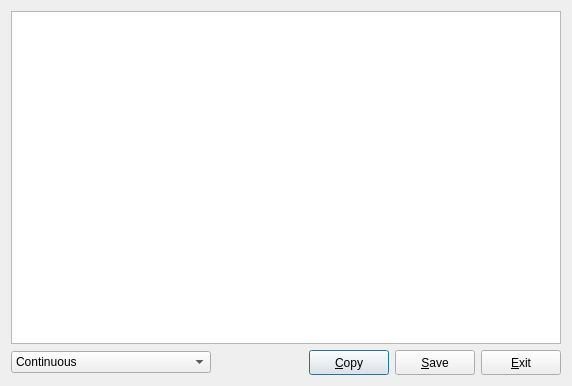
<?xml version="1.0" encoding="UTF-8"?>
<ui version="4.0">
 <class>CodeExportDialog</class>
 <widget class="QDialog" name="CodeExportDialog">
  <property name="geometry">
   <rect>
    <x>0</x>
    <y>0</y>
    <width>572</width>
    <height>386</height>
   </rect>
  </property>
  <property name="windowTitle">
   <string/>
  </property>
  <layout class="QVBoxLayout" name="verticalLayout">
   <item>
    <widget class="QTextEdit" name="textEdit">
     <property name="font">
      <font>
       <family>Monospace</family>
      </font>
     </property>
     <property name="lineWrapMode">
      <enum>QTextEdit::NoWrap</enum>
     </property>
     <property name="acceptRichText">
      <bool>false</bool>
     </property>
    </widget>
   </item>
   <item>
    <layout class="QHBoxLayout" name="horizontalLayout">
     <item>
      <widget class="QComboBox" name="cbxMethod">
       <property name="minimumSize">
        <size>
         <width>200</width>
         <height>0</height>
        </size>
       </property>
       <item>
        <property name="text">
         <string>Continuous</string>
        </property>
       </item>
       <item>
        <property name="text">
         <string>Padded</string>
        </property>
       </item>
       <item>
        <property name="text">
         <string>Padded (Vertical)</string>
        </property>
       </item>
      </widget>
     </item>
     <item>
      <spacer name="horizontalSpacer">
       <property name="orientation">
        <enum>Qt::Horizontal</enum>
       </property>
       <property name="sizeHint" stdset="0">
        <size>
         <width>40</width>
         <height>20</height>
        </size>
       </property>
      </spacer>
     </item>
     <item>
      <widget class="QPushButton" name="pbCopyPaste">
       <property name="minimumSize">
        <size>
         <width>80</width>
         <height>25</height>
        </size>
       </property>
       <property name="text">
        <string>&amp;Copy</string>
       </property>
      </widget>
     </item>
     <item>
      <widget class="QPushButton" name="pbSaveLoad">
       <property name="minimumSize">
        <size>
         <width>80</width>
         <height>25</height>
        </size>
       </property>
       <property name="text">
        <string>&amp;Save</string>
       </property>
      </widget>
     </item>
     <item>
      <widget class="QPushButton" name="pbExitImport">
       <property name="minimumSize">
        <size>
         <width>80</width>
         <height>25</height>
        </size>
       </property>
       <property name="text">
        <string>&amp;Exit</string>
       </property>
      </widget>
     </item>
    </layout>
   </item>
  </layout>
 </widget>
 <resources/>
 <connections/>
</ui>
